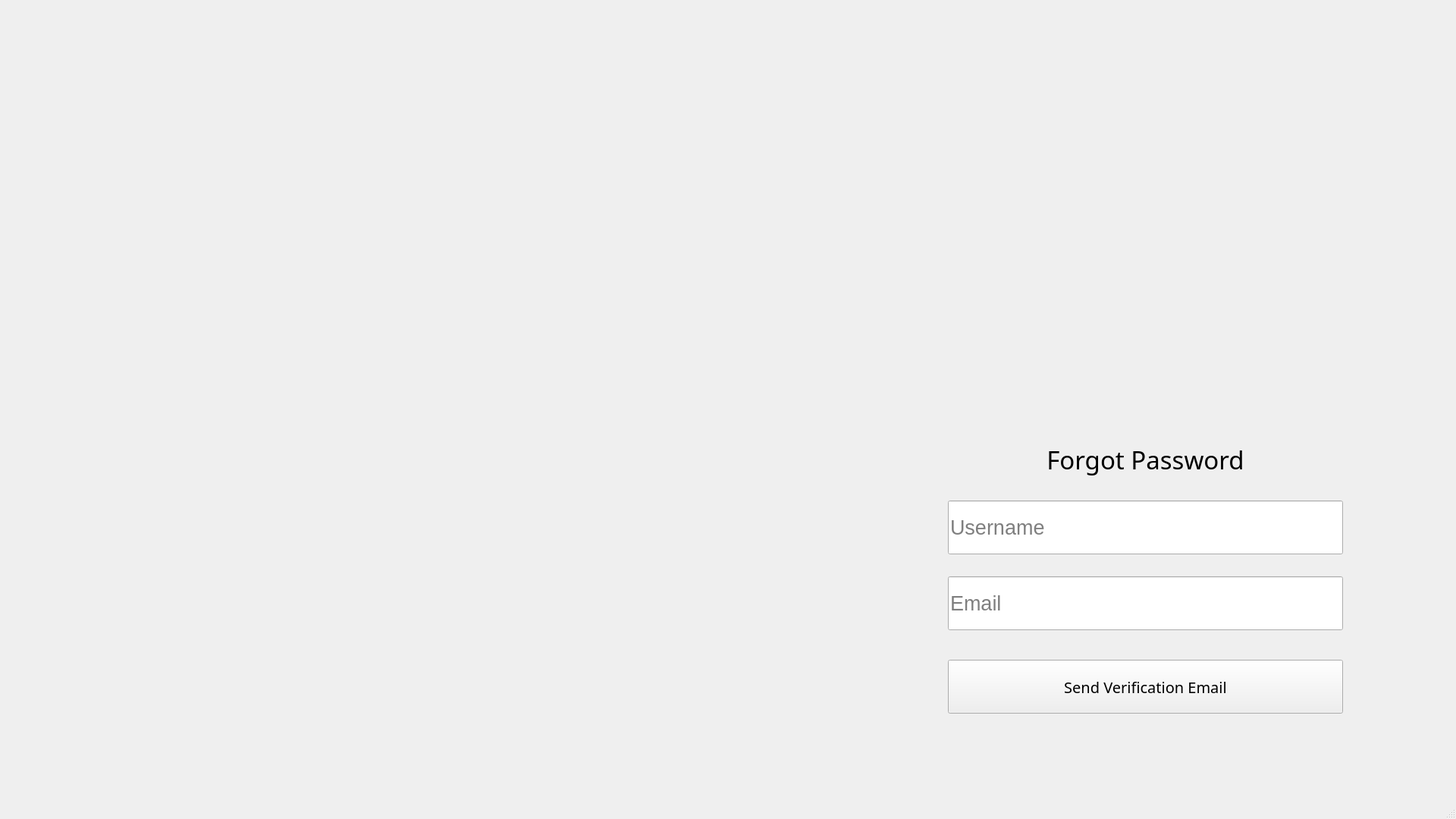
<?xml version="1.0" encoding="UTF-8"?>
<ui version="4.0">
 <class>MainWindow</class>
 <widget class="QMainWindow" name="MainWindow">
  <property name="geometry">
   <rect>
    <x>0</x>
    <y>0</y>
    <width>1920</width>
    <height>1080</height>
   </rect>
  </property>
  <property name="windowTitle">
   <string>MainWindow</string>
  </property>
  <widget class="QWidget" name="centralwidget">
   <widget class="QPushButton" name="sendEmailButton">
    <property name="geometry">
     <rect>
      <x>1250</x>
      <y>870</y>
      <width>521</width>
      <height>71</height>
     </rect>
    </property>
    <property name="font">
     <font>
      <family>Franklin Gothic Medium Cond</family>
      <pointsize>15</pointsize>
     </font>
    </property>
    <property name="styleSheet">
     <string notr="true"/>
    </property>
    <property name="text">
     <string>Send Verification Email</string>
    </property>
   </widget>
   <widget class="QLineEdit" name="usernameInput">
    <property name="geometry">
     <rect>
      <x>1250</x>
      <y>660</y>
      <width>521</width>
      <height>71</height>
     </rect>
    </property>
    <property name="font">
     <font>
      <pointsize>20</pointsize>
     </font>
    </property>
    <property name="placeholderText">
     <string>Username</string>
    </property>
   </widget>
   <widget class="QLineEdit" name="emailInput">
    <property name="geometry">
     <rect>
      <x>1250</x>
      <y>760</y>
      <width>521</width>
      <height>71</height>
     </rect>
    </property>
    <property name="font">
     <font>
      <pointsize>20</pointsize>
     </font>
    </property>
    <property name="placeholderText">
     <string>Email</string>
    </property>
   </widget>
   <widget class="QLabel" name="forgotPassBgLabel">
    <property name="geometry">
     <rect>
      <x>0</x>
      <y>0</y>
      <width>1920</width>
      <height>1080</height>
     </rect>
    </property>
    <property name="text">
     <string/>
    </property>
    <property name="scaledContents">
     <bool>true</bool>
    </property>
   </widget>
   <widget class="QLabel" name="forgotPasswordLabel">
    <property name="geometry">
     <rect>
      <x>1250</x>
      <y>570</y>
      <width>521</width>
      <height>71</height>
     </rect>
    </property>
    <property name="font">
     <font>
      <family>Franklin Gothic Medium Cond</family>
      <pointsize>25</pointsize>
     </font>
    </property>
    <property name="text">
     <string>Forgot Password</string>
    </property>
    <property name="alignment">
     <set>Qt::AlignCenter</set>
    </property>
   </widget>
   <zorder>forgotPassBgLabel</zorder>
   <zorder>sendEmailButton</zorder>
   <zorder>usernameInput</zorder>
   <zorder>emailInput</zorder>
   <zorder>forgotPasswordLabel</zorder>
  </widget>
  <widget class="QMenuBar" name="menubar">
   <property name="geometry">
    <rect>
     <x>0</x>
     <y>0</y>
     <width>1920</width>
     <height>26</height>
    </rect>
   </property>
  </widget>
  <widget class="QStatusBar" name="statusbar"/>
 </widget>
 <resources>
  <include location="../src/resource.qrc"/>
 </resources>
 <connections/>
</ui>
